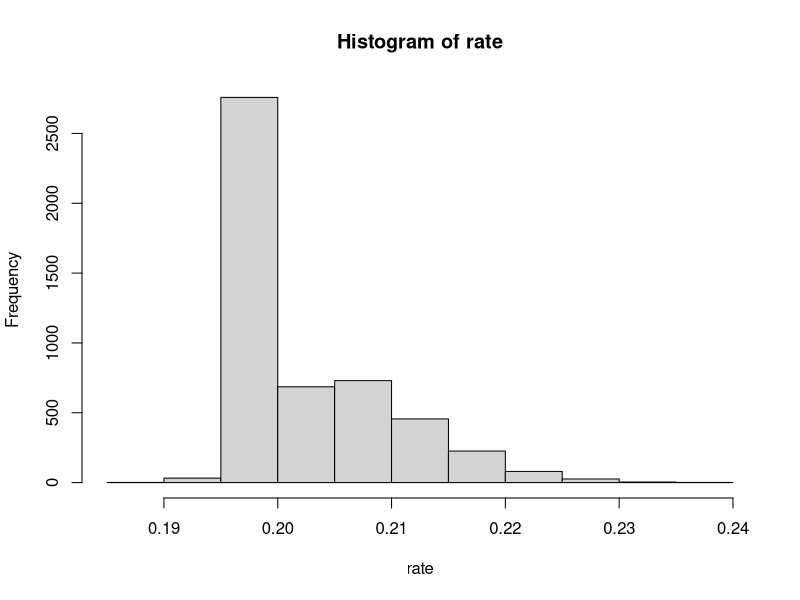

The R script that drew this image:
rm(list = ls()) # Clear the workspace
N <- 20151*2  #The total sample size across treat & control.
n <- N/2   #Sample size for each group (1/2 the total)

p_control <- .20 # underlying probability of success in control
p_treat <- rnorm(n,0.2,0.01) # underlying probability of success in treat
rate <- c()

# Now let's use bootstrapping to record the results of many simulations.  
for (i in 1:5000){  # loop through 1,999 more times to get 5k total simulations
  tempcontrol <- runif(n) #create n random uniform draws for control for this simulation
  success_control <- as.integer(tempcontrol < p_control) # creates binary indicator for success with p_control chance
  temptreat <- runif(n) #create n random uniform draws for treat
  success_treat <- as.integer(temptreat < p_treat[i]) # creates binary indicator for success with p_treat chance
  
  results_t <- t.test(success_treat, success_control, alternative = "greater") #Record the t.test of equality in the two for this round of simulations
  if (results_t$p.value < 0.50) {
    rate <- c(rate, p_treat[i])
 }else if (results_t$p.value >= 0.50)
    rate <- c(rate, 0.2)
}

hist(rate, bin = 5)
